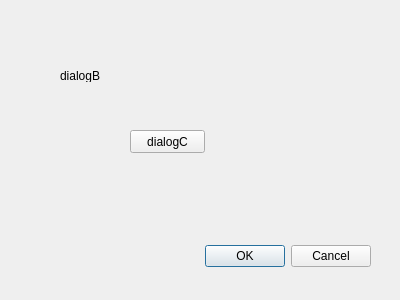
<?xml version="1.0" encoding="UTF-8"?>
<ui version="4.0">
 <class>DialogB</class>
 <widget class="QDialog" name="DialogB">
  <property name="geometry">
   <rect>
    <x>0</x>
    <y>0</y>
    <width>400</width>
    <height>300</height>
   </rect>
  </property>
  <property name="windowTitle">
   <string>Dialog</string>
  </property>
  <widget class="QDialogButtonBox" name="buttonBox">
   <property name="geometry">
    <rect>
     <x>30</x>
     <y>240</y>
     <width>341</width>
     <height>32</height>
    </rect>
   </property>
   <property name="orientation">
    <enum>Qt::Horizontal</enum>
   </property>
   <property name="standardButtons">
    <set>QDialogButtonBox::Cancel|QDialogButtonBox::Ok</set>
   </property>
  </widget>
  <widget class="QLabel" name="label">
   <property name="geometry">
    <rect>
     <x>60</x>
     <y>70</y>
     <width>54</width>
     <height>12</height>
    </rect>
   </property>
   <property name="text">
    <string>dialogB</string>
   </property>
  </widget>
  <widget class="QPushButton" name="pushButton">
   <property name="geometry">
    <rect>
     <x>130</x>
     <y>130</y>
     <width>75</width>
     <height>23</height>
    </rect>
   </property>
   <property name="text">
    <string>dialogC</string>
   </property>
  </widget>
 </widget>
 <resources/>
 <connections>
  <connection>
   <sender>buttonBox</sender>
   <signal>accepted()</signal>
   <receiver>DialogB</receiver>
   <slot>accept()</slot>
   <hints>
    <hint type="sourcelabel">
     <x>248</x>
     <y>254</y>
    </hint>
    <hint type="destinationlabel">
     <x>157</x>
     <y>274</y>
    </hint>
   </hints>
  </connection>
  <connection>
   <sender>buttonBox</sender>
   <signal>rejected()</signal>
   <receiver>DialogB</receiver>
   <slot>reject()</slot>
   <hints>
    <hint type="sourcelabel">
     <x>316</x>
     <y>260</y>
    </hint>
    <hint type="destinationlabel">
     <x>286</x>
     <y>274</y>
    </hint>
   </hints>
  </connection>
 </connections>
</ui>
